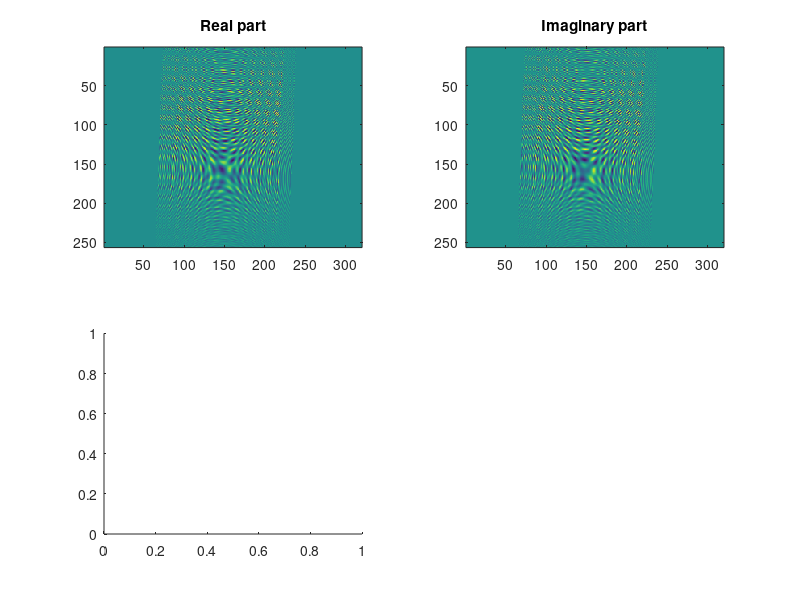

Here is the MATLAB script that generated this plot: (Note: this script raises an error after producing the figure.)
clear all
close all
clc
%% Parameters
R_eta_c     = 20e3;     % m    slant range of scene center
V_r         = 150;      % m/s
T_r         = 2.5e-6;   % s
K_r         = 20e12;    % Hz/s
f0          = 5.3e9;    % Hz
delta_f_dop = 80;       % Hz
F_r         = 60e6;     % Hz
F_a         = 100;      % Hz
N_az        = 256;
N_rg        = 320;
theta_r_c   = 3.5;      % deg , beam squint angle
eta_c       = -8.1;     % s , beam center crossing time
f_eta_c        = 320;      % Hz , doppler centroid freq, fixed at 2V_rsin(theta_r_c)/lambda for all ranges
% theta_r_c = 21.9; eta_c = -49.7; f_nc = 1975;
c      = 3e8;
lambda = c/f0;
theta_r_c  = deg2rad(theta_r_c);

%% Scene definition
scene_delta_R = c/(2*F_r);
n_rg = 1:N_rg;
range_centered = (n_rg-1-N_rg/2)*scene_delta_R + R_eta_c;
tau_centered = 2*range_centered/c;

n_az = 1:N_az;
eta_centered = (n_az-1-N_az/2)/F_a + eta_c;
scene_delta_x = V_r/F_a;
x_centered = eta_centered*V_r;

[ETA, TAU] = meshgrid(eta_centered,tau_centered);
echoScene = zeros(size(TAU));
%% Chirp definition (received)
target_rg_idx = [145 145 160];
target_az_idx = [90 110 110];   % A earlier than B and C; tune until the knot is near 175
targets_R   = range_centered(target_rg_idx);
targets_eta = eta_centered(target_az_idx);   % beam-center crossing times

nTargets = length(target_rg_idx);

A0 = 1;

for ii = 1:nTargets
    R_tg = targets_R(ii);
    R0 = R_tg.*cos(theta_r_c);
    eta_tg = targets_eta(ii);
    eta_0 = eta_tg - eta_c;                      % zero-Doppler time of this target

    K_a = 2*V_r^2*cos(theta_r_c)^2/(lambda*R_tg);
    w_a = sinc(0.886.*K_a.*(ETA - eta_tg)./delta_f_dop).^2;

    R_eta = sqrt(R0^2 + V_r^2*(ETA - eta_0).^2);

    w_r_shifted = abs(TAU - 2*R_eta/c) <= T_r/2;

    echo = A0 .* w_r_shifted .* w_a ...
        .* exp(-1j.*4.*pi.*f0.*R_eta./c) ...
        .* exp(1j.*pi.*K_r.*(TAU - 2.*R_eta./c).^2);
    echoScene = echoScene + echo;
end

%% Initial Plots

figure
subplot(2,2,1)
imagesc(real(echoScene)')
view(2)
title("Real part")
subplot(2,2,2)
imagesc(imag(echoScene)')
view(2)
title("Imaginary part")
subplot(2,2,3)
imagesc(20.*log10(abs(echoScene)'./max(abs(echoScene),[],"all")))
view(2)
title("Magnitude")
subplot(2,2,4)
imagesc(angle(echoScene)')
view(2)
title("Phase")

%% Range compression
Beta_coeff = 2.5;
tau_baseband = tau_centered' - 2*R_eta_c/c;
baseband_chirp = exp(1j.*pi.*K_r.*(tau_baseband).^2);
baseband_chirp = baseband_chirp((abs(tau_baseband) <= T_r/2));
nChirp = length(baseband_chirp);
win_kaiser = ifftshift(kaiser(N_rg,Beta_coeff));
MF = conj(fft(baseband_chirp,N_rg)).*win_kaiser;

s_rc = ifft(fft(echoScene,[],1).*MF,[],1);
s_rc = s_rc(1:end-nChirp+1,:);
% s_rc = s_rc(40:40+100-1,:); %to match the book

%% Compression Plots

figure
subplot(1,2,1)
imagesc(real(s_rc)')
view(2)
title("Real part")
subplot(1,2,2)
imagesc(20.*log10(abs(s_rc)'./max(abs(s_rc),[],"all")))
view(2)
title("Magnitude")

%% Theoretical Compression
echoScene_theo = zeros(size(TAU));
for ii = 1:length(target_rg_idx)
    R_tg = targets_R(ii);
    R0 = R_tg.*cos(theta_r_c);
    eta_tg = targets_eta(ii);
    eta_0 = eta_tg - eta_c;                      % zero-Doppler time of this target

    K_a = 2*V_r^2*cos(theta_r_c)^2/(lambda*R_tg);
    w_a = sinc(0.886.*K_a.*(ETA - eta_tg)./delta_f_dop).^2;

    R_eta = sqrt(R0^2 + V_r^2*(ETA - eta_0).^2);

    B_r     = abs(K_r)*T_r;
    gamma_w = 1.18;             % Kaiser, beta = 2.5
    
    p_r = sinc(B_r .* (TAU - 2*R_eta./c) ./ gamma_w);

    echo = A0 .* p_r .* w_a ...
        .* exp(-1j.*4.*pi.*f0.*R_eta./c);
    echoScene_theo = echoScene_theo + echo;
end

s_rc_theo = echoScene_theo;
% s_rc_theo = echoScene_theo(150-36:150-1+100-36, :); % to match book

figure
subplot(1,2,1)
imagesc(real(s_rc_theo)')
view(2)
title("Real part")
subplot(1,2,2)
imagesc(20.*log10(abs(s_rc_theo)'./max(abs(s_rc_theo),[],"all")))
view(2)
title("Magnitude")


%% Azimuth FFT
S1 = fft(s_rc,[],2);
S1_theo = fft(s_rc_theo,[],2);

figure
subplot(2,2,1)
imagesc(real(S1)')
view(2)
title("Real part")
subplot(2,2,2)
imagesc(20.*log10(abs(S1)'./max(abs(S1),[],"all")))
view(2)
title("Magnitude")
subplot(2,2,3)
imagesc(real(S1_theo)')
view(2)
title("Real part")
subplot(2,2,4)
imagesc(20.*log10(abs(S1_theo)'./max(abs(S1_theo),[],"all")))
view(2)
title("Magnitude")

%% RCMC Sinc Interp
f_base = [0:N_az/2-1, -N_az/2:-1]*F_a/N_az; % fft ordering
f_eta = f_eta_c + mod(f_base - f_eta_c + F_a/2, F_a) - F_a/2; % unwrapped around centroid

Nr = size(S1,1);
R0 = (range_centered(1:Nr).'*cos(theta_r_c));          % Nr x 1
delta_R = lambda^2 * R0 .* (f_eta.^2) / (8*V_r^2);          % Nr x N_az
% delta_R = delta_R_centered - lambda^2 * R0 .* f_eta_c^2 / (8*V_r^2);


delta_R_idx = delta_R / scene_delta_R;
S2 = zeros(size(S1));

for jj = 1:N_az
    interp_len = 4;
    n_sam = 1:Nr;
    S1_sam = S1(:,jj);
    n_interp = 1:1/interp_len:Nr;
    [N_INTERP,N_SAM] = ndgrid(n_interp,n_sam);

    S1_interp = sinc(N_INTERP - N_SAM)*S1_sam;

    i = round((n_sam' + delta_R_idx(:,jj) - 1)*interp_len) + 1;
    bad = i < 1 | i > length(n_interp);
    i(bad) = 1;

    S2(:,jj) = S1_interp(i);
    S2(bad,jj) = 0;
end

figure
subplot(1,2,1)
imagesc(real(S2)')
view(2)
title("Real part")
subplot(1,2,2)
imagesc(20.*log10(abs(S2)'./max(abs(S2),[],"all")))
view(2)
title("Magnitude")

%% RCMC Phase multiplier
f_tau = ifftshift(-floor(Nr/2):ceil(Nr/2)-1).' * F_r/Nr;
delta_R_invariant = lambda^2 * R_eta_c * cos(theta_r_c) * f_eta.^2 / (8*V_r^2);
G_rcmc = exp(1j.*4.*pi.*f_tau.*delta_R_invariant./c);

S2_PM = ifft(fft(S1,[],1).*G_rcmc,[],1);
figure
subplot(1,2,1)
imagesc(real(S2_PM)')
view(2)
title("Real part")
subplot(1,2,2)
imagesc(20.*log10(abs(S2_PM)'./max(abs(S2_PM),[],"all")))
view(2)
title("Magnitude")

%% Azimuth Compresison
K_a = 2*V_r^2*cos(theta_r_c)^2./(lambda*range_centered(1:size(S2,1))); % same R0 from last section
H_az = exp(-1j.*pi.*(f_eta.^2)./K_a');
Beta_coeff = 2.5;
x = 2*(f_eta - f_eta_c)/F_a;                                   % -1..1 across the unwrapped band
win_az = besseli(0, Beta_coeff*sqrt(max(1-x.^2,0))) / besseli(0,Beta_coeff);   % 1 x N_az
S3 = S2 .* (H_az .* win_az);

T_a = delta_f_dop*R_eta_c*lambda/(2*V_r^2);
nAzimuth = round(T_a*F_a);
nThrowaway = (nAzimuth-1)/2;

s_ac = ifft(S3,[],2);
s_ac = s_ac(:,1+nThrowaway:end-nThrowaway);

peaks_tf = islocalmax2(abs(s_ac),MaxNumExtrema=3);
[range_coord, azimuth_coord] = meshgrid(1:size(s_ac,1),1:size(s_ac,2));

range_coord = range_coord';
azimuth_coord = azimuth_coord';


%%
figure
surf(20.*log10(abs(s_ac)'./max(abs(s_ac),[],"all")))
hold on
plot3(range_coord(peaks_tf),azimuth_coord(peaks_tf),abs(s_ac(peaks_tf)),"red.",MarkerSize=12)
% view(2)
title("Magnitude")

%% SRC Option 2
theta_r_c = 21.9; eta_c = -49.7; f_eta_c = 1975;
theta_r_c  = deg2rad(theta_r_c);

%% Scene definition


scene_delta_R = c/(2*F_r);
n_rg = 1:N_rg;
range_centered = (n_rg-1-N_rg/2)*scene_delta_R + R_eta_c;
tau_centered = 2*range_centered/c;

n_az = 1:N_az;
eta_centered = (n_az-1-N_az/2)/F_a + eta_c;
scene_delta_x = V_r/F_a;
x_centered = eta_centered*V_r;

[ETA, TAU] = meshgrid(eta_centered,tau_centered);
echoScene = zeros(size(TAU));
%% Chirp definition (received)
target_rg_idx = [155 155 175];
target_az_idx = [85 115 115];   % A earlier than B and C; tune until the knot is near 175
targets_R   = range_centered(target_rg_idx);
targets_eta = eta_centered(target_az_idx);   % beam-center crossing times

nTargets = length(target_rg_idx);

A0 = 1;

for ii = 1:nTargets
    R_tg = targets_R(ii);
    R0 = R_tg.*cos(theta_r_c);
    eta_tg = targets_eta(ii);
    eta_0 = eta_tg - eta_c;                      % zero-Doppler time of this target

    K_a = 2*V_r^2*cos(theta_r_c)^2/(lambda*R_tg);
    w_a = sinc(0.886.*K_a.*(ETA - eta_tg)./delta_f_dop).^2;

    R_eta = sqrt(R0^2 + V_r^2*(ETA - eta_0).^2);

    w_r_shifted = abs(TAU - 2*R_eta/c) <= T_r/2;

    echo = A0 .* w_r_shifted .* w_a ...
        .* exp(-1j.*4.*pi.*f0.*R_eta./c) ...
        .* exp(1j.*pi.*K_r.*(TAU - 2.*R_eta./c).^2);
    echoScene = echoScene + echo;
end

%% Initial Plots

figure
subplot(2,2,1)
imagesc(real(echoScene)')
view(2)
title("Real part")
subplot(2,2,2)
imagesc(imag(echoScene)')
view(2)
title("Imaginary part")
subplot(2,2,3)
imagesc(20.*log10(abs(echoScene)'./max(abs(echoScene),[],"all")))
view(2)
title("Magnitude")
subplot(2,2,4)
imagesc(angle(echoScene)')
view(2)
title("Phase")

%% Range Compression

Beta_coeff = 2.5;
tau_baseband = tau_centered' - 2*R_eta_c/c;
baseband_chirp = exp(1j.*pi.*K_r.*(tau_baseband).^2);
baseband_chirp = baseband_chirp((abs(tau_baseband) <= T_r/2));

nChirp = length(baseband_chirp);
win_kaiser = ifftshift(kaiser(N_rg,Beta_coeff));

MF = conj(fft(baseband_chirp,N_rg)).*win_kaiser;

s_rc = ifft(fft(echoScene,[],1).*MF,[],1);
s_rc = s_rc(1:end-nChirp+1,:);
% s_rc = s_rc(40:40+100-1,:); %to match the book

%% Compression Plots

figure
subplot(1,2,1)
imagesc(real(s_rc)')
view(2)
title("Real part")
subplot(1,2,2)
imagesc(20.*log10(abs(s_rc)'./max(abs(s_rc),[],"all")))
view(2)
title("Magnitude")

%% Azimuth FFT
S1_pre_src = fft(s_rc,[],2);

f_base = [0:N_az/2-1, -N_az/2:-1]*F_a/N_az; % fft ordering
f_eta = f_eta_c + mod(f_base - f_eta_c + F_a/2, F_a) - F_a/2; % unwrapped around centroid

tau_zero_center = tau_centered(1:Nr) - 2*R_eta_c/c;
f_tau = ifftshift(tau_zero_center*(F_r^2)/Nr)';

R0_eta_c = R_eta_c*cos(theta_r_c);
D = sqrt(1 - (lambda*f_eta./(2*V_r)).^2);
K_src = (2*(V_r^2)*(f0.*D).^3)./(c*R0_eta_c*f_eta.^2); 

K_m = K_r./(1-(K_r./K_src));

src_filter = exp(-1j.*pi.*(f_tau.^2)./K_src);
S1 = ifft(fft(S1_pre_src,[],1).*src_filter,[],1);

figure
subplot(2,2,1)
imagesc(real(S1_pre_src)')
view(2)
title("Real part")
subplot(2,2,2)
imagesc(20.*log10(abs(S1_pre_src)'./max(abs(S1_pre_src),[],"all")))
view(2)
title("Magnitude")
subplot(2,2,3)
imagesc(real(S1)')
view(2)
title("Real part")
subplot(2,2,4)
imagesc(20.*log10(abs(S1)'./max(abs(S1),[],"all")))
view(2)
title("Magnitude")

%% RCMC Sinc Interp

Nr = size(S1,1);
R0 = (range_centered(1:Nr).'*cos(theta_r_c));          % Nr x 1
delta_R = R0.*((1-D)./D);          % Nr x N_az
% delta_R = delta_R_centered - lambda^2 * R0 .* f_eta_c^2 / (8*V_r^2);


delta_R_idx = delta_R / scene_delta_R;
S2 = zeros(size(S1));

for jj = 1:N_az
    interp_len = 4;
    n_sam = 1:Nr;
    S1_sam = S1(:,jj);
    n_interp = 1:1/interp_len:Nr;
    [N_INTERP,N_SAM] = ndgrid(n_interp,n_sam);

    S1_interp = sinc(N_INTERP - N_SAM)*S1_sam;

    i = mod(round((n_sam' + delta_R_idx(:,jj) - 1)*interp_len) - 1, length(n_interp)) + 1;
    bad = i < 1 | i > length(n_interp);
    i(bad) = 1;

    S2(:,jj) = S1_interp(i);
    S2(bad,jj) = 0;
end

figure
subplot(1,2,1)
imagesc(real(S2)')
view(2)
title("Real part")
subplot(1,2,2)
imagesc(20.*log10(abs(S2)'./max(abs(S2),[],"all")))
view(2)
title("Magnitude")

%% RCMC Phase multiplier
f_tau = ifftshift(-floor(Nr/2):ceil(Nr/2)-1).' * F_r/Nr;
delta_R_invariant = R_eta_c * cos(theta_r_c) * ((1-D)./D);
G_rcmc = exp(1j.*4.*pi.*f_tau.*delta_R_invariant./c);

S2_PM = ifft(fft(S1,[],1).*G_rcmc,[],1);
figure
subplot(1,2,1)
imagesc(real(S2_PM)')
view(2)
title("Real part")
subplot(1,2,2)
imagesc(20.*log10(abs(S2_PM)'./max(abs(S2_PM),[],"all")))
view(2)
title("Magnitude")

%% Azimuth Compresison
H_az = exp(4j.*pi.*R0.*D.*f0/c);
Beta_coeff = 2.5;
x = 2*(f_eta - f_eta_c)/F_a;                                   % -1..1 across the unwrapped band
win_az = besseli(0, Beta_coeff*sqrt(max(1-x.^2,0))) / besseli(0,Beta_coeff);   % 1 x N_az
S3 = S2 .* (H_az .* win_az);

T_a = delta_f_dop*R_eta_c*lambda/(2*V_r^2);
nAzimuth = round(T_a*F_a);
nThrowaway = (nAzimuth-1)/2;

s_ac = ifft(S3,[],2);
s_ac = s_ac(:,1+nThrowaway:end-nThrowaway);

peaks_tf = islocalmax2(abs(s_ac),MaxNumExtrema=3);
[range_coord, azimuth_coord] = meshgrid(1:size(s_ac,1),1:size(s_ac,2));

range_coord = range_coord';
azimuth_coord = azimuth_coord';


%%
figure
imagesc(20.*log10(abs(s_ac)'./max(abs(s_ac),[],"all")))
hold on
plot3(range_coord(peaks_tf),azimuth_coord(peaks_tf),abs(s_ac(peaks_tf)),"red.",MarkerSize=12)
view(2)
title("Magnitude")
